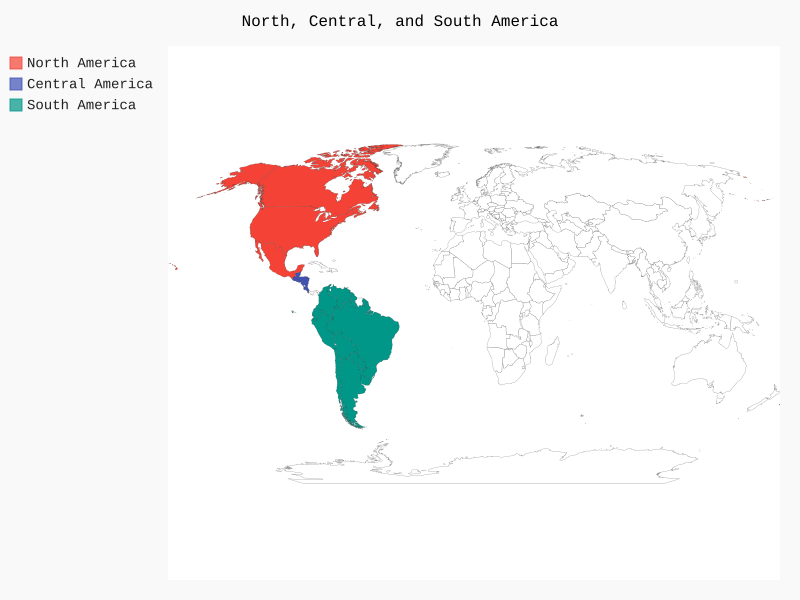

Generate this figure with Python:
import pygal_maps_world.maps


wm = pygal_maps_world.maps.World()
wm.title = 'North, Central, and South America'

wm.add('North America', ['ca', 'mx', 'us'])
wm.add('Central America', ['bz', 'cr', 'gt', 'hn', 'ni', 'sv'])
wm.add('South America', ['ar', 'bo', 'br', 'cl', 'co', 'ec', 'gf',
                         'gy', 'pe', 'py', 'uy', 've'])
wm.render_to_file('americas.svg')
